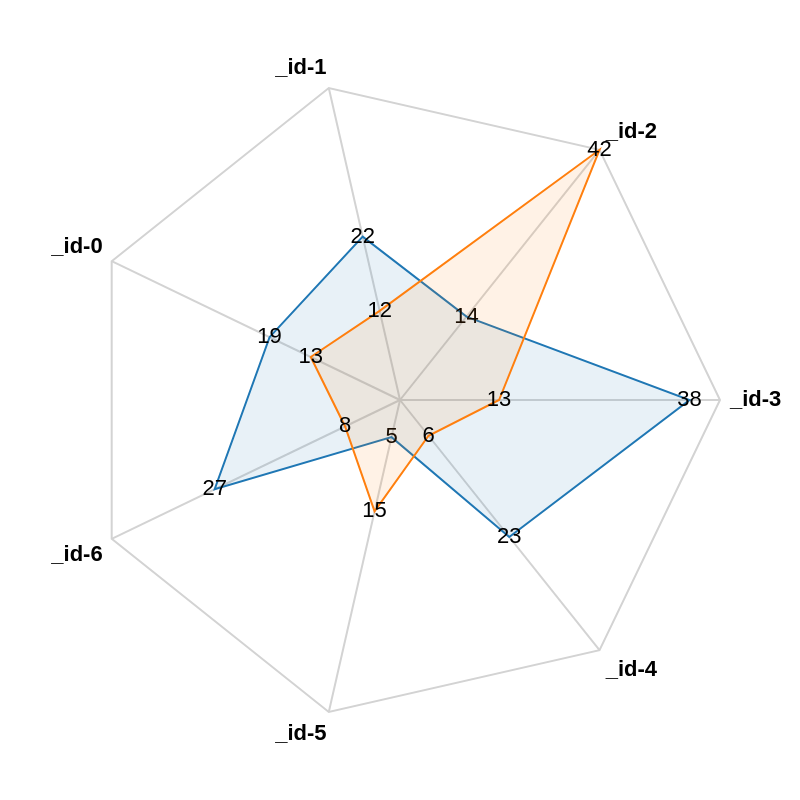

The Vega-Lite source for this figure:
### Vega specification from a JSON file in a GitHub repository (floating-point values rounded to 4 significant figures)
{"$schema": "https://vega.github.io/schema/vega/v5.json", "width": 400, "height": 400, "padding": 40, "autosize": {"type": "none", "contains": "padding"}, "signals": [{"name": "radius", "update": "width / 2"}], "data": [{"name": "table", "values": [{"_id": "_id-0", "value": 19, "category": 0}, {"_id": "_id-1", "value": 22, "category": 0}, {"_id": "_id-2", "value": 14, "category": 0}, {"_id": "_id-3", "value": 38, "category": 0}, {"_id": "_id-4", "value": 23, "category": 0}, {"_id": "_id-5", "value": 5, "category": 0}, {"_id": "_id-6", "value": 27, "category": 0}, {"_id": "_id-0", "value": 13, "category": 1}, {"_id": "_id-1", "value": 12, "category": 1}, {"_id": "_id-2", "value": 42, "category": 1}, {"_id": "_id-3", "value": 13, "category": 1}, {"_id": "_id-4", "value": 6, "category": 1}, {"_id": "_id-5", "value": 15, "category": 1}, {"_id": "_id-6", "value": 8, "category": 1}]}, {"name": "_ids", "source": "table", "transform": [{"type": "aggregate", "groupby": ["_id"]}]}], "scales": [{"name": "angular", "type": "point", "range": {"signal": "[-PI, PI]"}, "padding": 0.5, "domain": {"data": "table", "field": "_id"}}, {"name": "radial", "type": "linear", "range": {"signal": "[0, radius]"}, "zero": true, "nice": false, "domain": {"data": "table", "field": "value"}, "domainMin": 0}, {"name": "color", "type": "ordinal", "domain": {"data": "table", "field": "category"}, "range": {"scheme": "category10"}}], "encode": {"enter": {"x": {"signal": "radius"}, "y": {"signal": "radius"}}}, "marks": [{"type": "group", "name": "categories", "zindex": 1, "from": {"facet": {"data": "table", "name": "facet", "groupby": ["category"]}}, "marks": [{"type": "line", "name": "category-line", "from": {"data": "facet"}, "encode": {"enter": {"interpolate": {"value": "linear-closed"}, "x": {"signal": "scale('radial', datum.value) * cos(scale('angular', datum._id))"}, "y": {"signal": "scale('radial', datum.value) * sin(scale('angular', datum._id))"}, "stroke": {"scale": "color", "field": "category"}, "strokeWidth": {"value": 1}, "fill": {"scale": "color", "field": "category"}, "fillOpacity": {"value": 0.1}}}}, {"type": "text", "name": "value-text", "from": {"data": "category-line"}, "encode": {"enter": {"x": {"signal": "datum.x"}, "y": {"signal": "datum.y"}, "text": {"signal": "datum.datum.value"}, "align": {"value": "center"}, "baseline": {"value": "middle"}, "fill": {"value": "black"}}}}]}, {"type": "rule", "name": "radial-grid", "from": {"data": "_ids"}, "zindex": 0, "encode": {"enter": {"x": {"value": 0}, "y": {"value": 0}, "x2": {"signal": "radius * cos(scale('angular', datum._id))"}, "y2": {"signal": "radius * sin(scale('angular', datum._id))"}, "stroke": {"value": "lightgray"}, "strokeWidth": {"value": 1}}}}, {"type": "text", "name": "_id-label", "from": {"data": "_ids"}, "zindex": 1, "encode": {"enter": {"x": {"signal": "(radius + 5) * cos(scale('angular', datum._id))"}, "y": {"signal": "(radius + 5) * sin(scale('angular', datum._id))"}, "text": {"field": "_id"}, "align": [{"test": "abs(scale('angular', datum._id)) > PI / 2", "value": "right"}, {"value": "left"}], "baseline": [{"test": "scale('angular', datum._id) > 0", "value": "top"}, {"test": "scale('angular', datum._id) == 0", "value": "middle"}, {"value": "bottom"}], "fill": {"value": "black"}, "fontWeight": {"value": "bold"}}}}, {"type": "line", "name": "outer-line", "from": {"data": "radial-grid"}, "encode": {"enter": {"interpolate": {"value": "linear-closed"}, "x": {"field": "x2"}, "y": {"field": "y2"}, "stroke": {"value": "lightgray"}, "strokeWidth": {"value": 1}}}}]}
